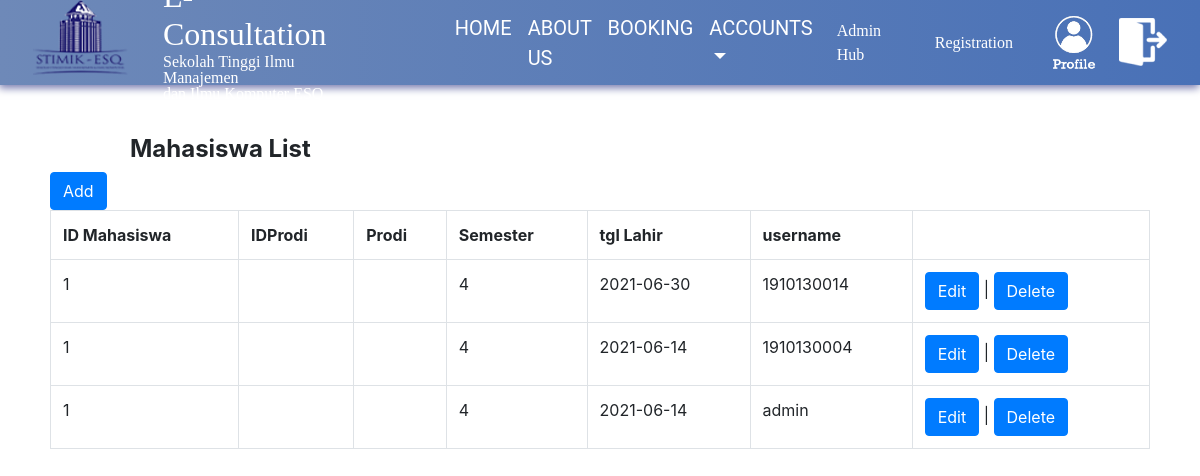
Page /dashboardAdmin.php?p=crudMahasiswa on the earlier database version.
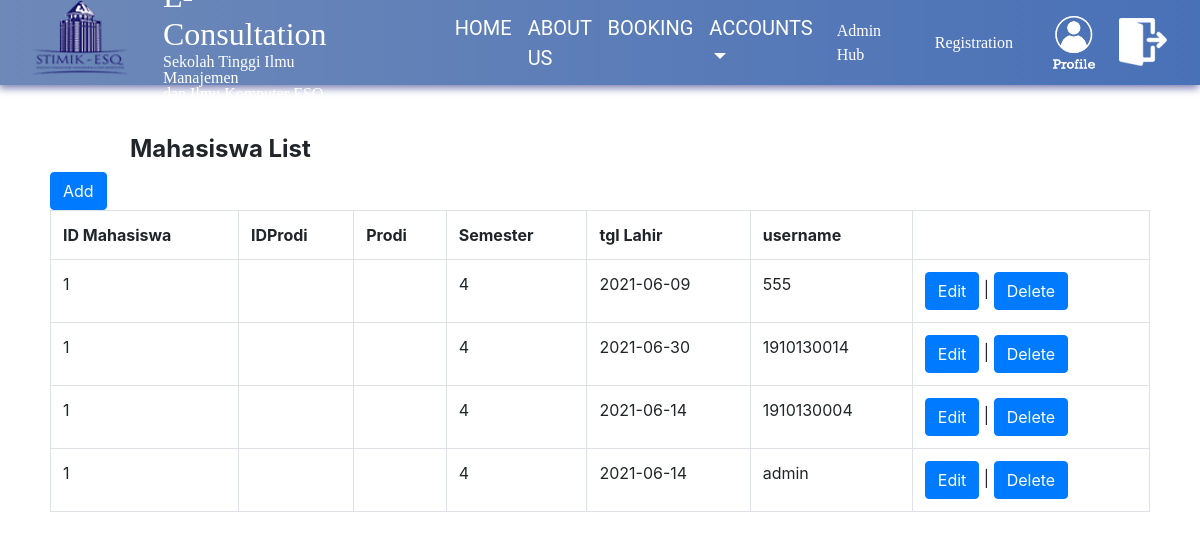
Same page on the later database version.
### tables this page shows
CREATE TABLE `mahasiswa` (
  `IDMahasiswa` int(11) NOT NULL,
  `IDprodi` int(11) NOT NULL,
  `semester` int(11) DEFAULT NULL,
  `tgllahir` date NOT NULL,
  `username` varchar(30) NOT NULL
);

### inc.koneksi.php (called while the page is built, shortened)
<?php
class Connection{
private $host = "localhost";
private $struser = "root";
private $strpassword = "";
private $strdbname = "ekonsul";
function connect(){
$conn = mysqli_connect($this->host,$this->struser, $this->strpassword);
mysqli_select_db($conn, $this->strdbname);
$this->connection = $conn;
}
}
?>

### class/class.Mahasiswa.php (called while the page is built, shortened)
<?php
class Mahasiswa extends Connection {
  public function __get($atribute)
  {
		if (property_exists($this, $atribute))
    {
			return $this->$atribute;
		}
	}
	public function SelectAllMahasiswa(){
		$sql = "SELECT * FROM mahasiswa";
		$result = mysqli_query($this->connection, $sql);
		$arrResult = Array();
		$cnt=0;
		if(mysqli_num_rows($result) > 0) {
			while ($data = mysqli_fetch_array($result)) {
				$objMahasiswa = new Mahasiswa();
				$objMahasiswa->username=$data['username'];
				$objMahasiswa->IDMahasiswa=$data['IDMahasiswa'];
				$objMahasiswa->IDprodi=$data['IDprodi'];
				$objMahasiswa->semester=$data['semester'];
				$objMahasiswa->tgllahir=$data['tgllahir'];
				$arrResult[$cnt] = $objMahasiswa;
				$cnt++;
			}
		}
		return $arrResult;
	}
	}

### pages/crudMahasiswa.php (the view)
<html>
<div class = "tableWindow">
<div class="tes" id ="crud">
<h4 class="title">
<span class="text">
<strong>Mahasiswa List</strong>
</span></h4>
<a class="btn btn-primary" href="index.php?p=addMahasiswa">Add</a>
<table class="table table-bordered">
<tr>
<th>ID Mahasiswa</th>
<th>IDProdi</th>
<th>Prodi</th>
<th>Semester</th>
<th>tgl Lahir</th>
<th>username</th>
<th></th>
</tr>
<?php
    require_once('./class/class.Mahasiswa.php');
    $objMahasiswa = new Mahasiswa();
    $arrayResult = $objMahasiswa->SelectAllMahasiswa();
    if(count($arrayResult) == 0){
        echo '<tr><td colspan="5">Tidak ada data!</td></tr>';
    }
    else
    {
    $no = 1;
        foreach ($arrayResult as $dataMahasiswa) {
            echo '<tr>';
            echo '<td>'.$no.'</td>';
            echo '<td>'.$dataMahasiswa->NIM.'</td>';
            echo '<td>'.$dataMahasiswa->prodi.'</td>';
            echo '<td>'.$dataMahasiswa->semester.'</td>';
            echo '<td>'.$dataMahasiswa->tgllahir.'</td>';
            echo '<td>'.$dataMahasiswa->username.'</td>';
            echo '<td>
            <a class="btn btn-primary" href="index.php?p=addMahasiswa&NIM='.$dataMahasiswa->NIM.'">
            Edit
            </a> |
            <a class="btn btn-primary" href="index.php?p=deleteMahasiswa&NIM='.$dataMahasiswa->NIM.'" onclick="return confirm(\'Apakah anda yakin ingin menghapus?\')">
             Delete
             </a>
             </td>';
        }
    }
?>
</div>
</div>
</html>

Differences in the rows shown:
added mahasiswa: semester "4", tgllahir "2021-06-09", username "555"
